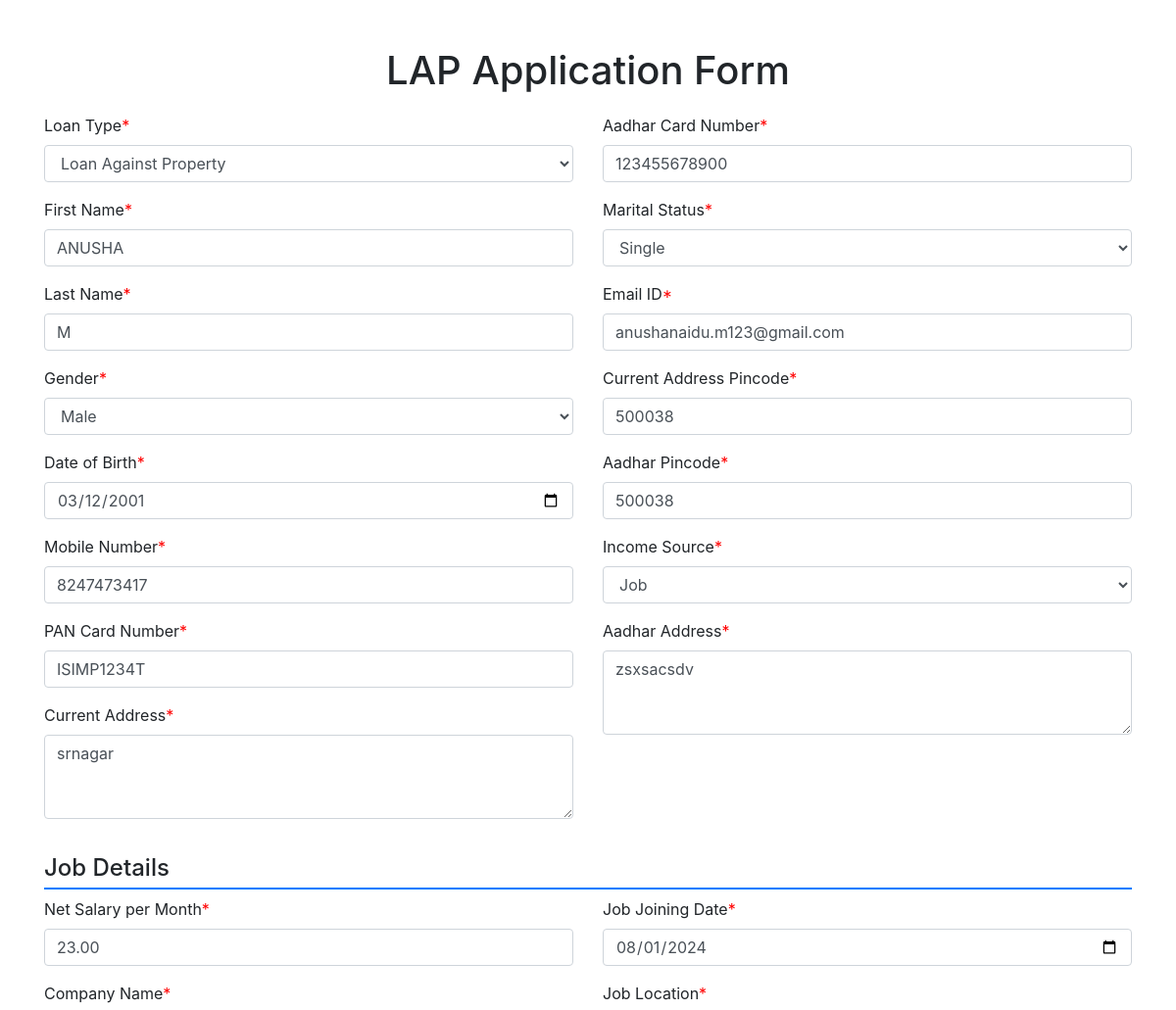
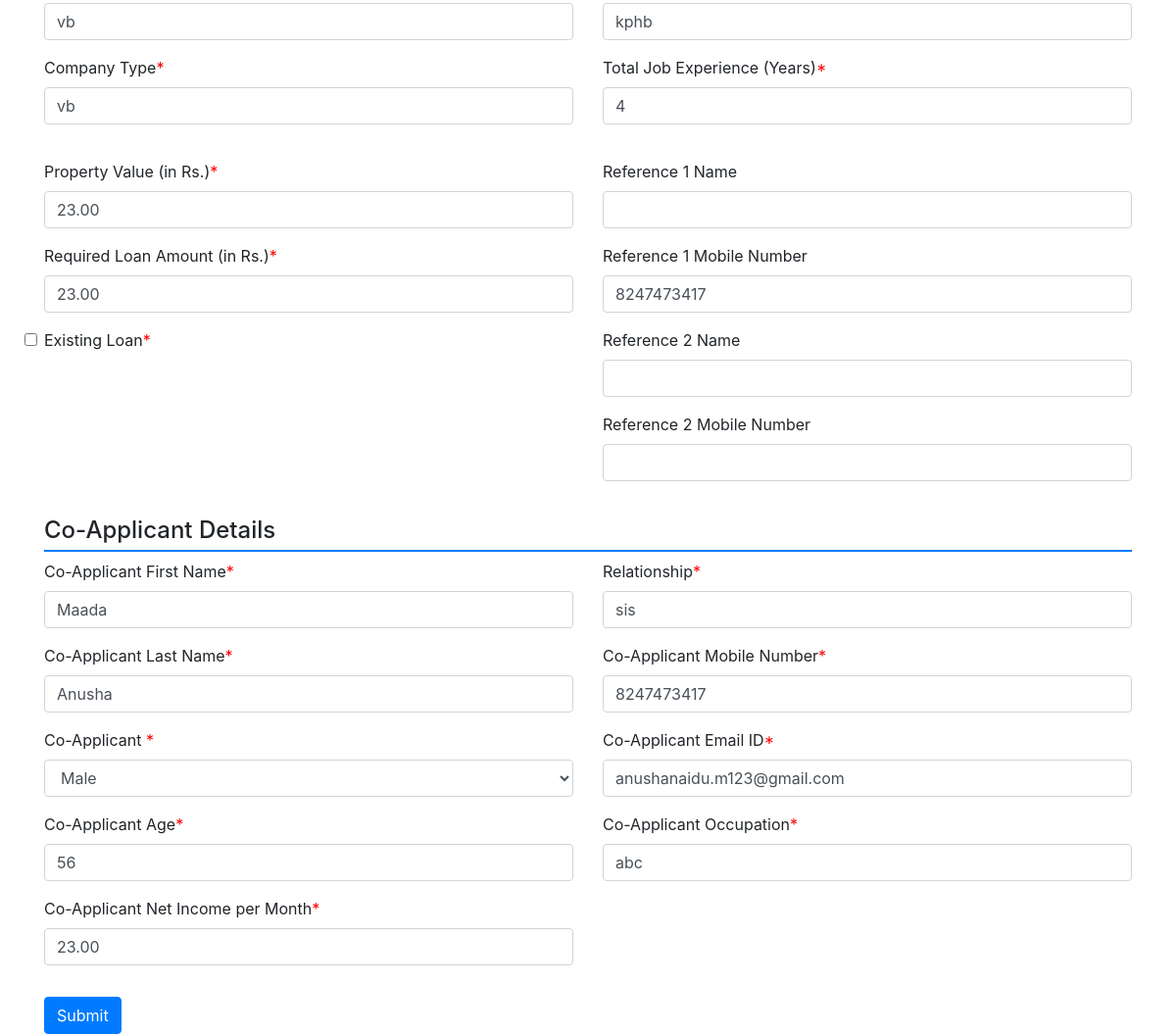
The page /lapapply/1/update/ on the database its author committed (2 pictures, top to bottom).
### anusha/models.py (models this page shows, shortened)
class LoanApplication(models.Model):
    LOAN_TYPE_CHOICES = [
        ('LAP', 'Loan Against Property'),
        ('LAPBT', 'Loan Against Property with Business Tenure'),
    ]
    INCOME_SOURCE_CHOICES = [
        ('JOB', 'Job'),
        ('BUSINESS', 'Business'),
    ]
    loan_type = models.CharField(max_length=10, choices=LOAN_TYPE_CHOICES)
    first_name = models.CharField(max_length=50,validators=[validate_only_letters])
    last_name = models.CharField(max_length=50,validators=[validate_only_letters])
    gender = models.CharField(max_length=10, choices=[('Male', 'Male'), ('Female', 'Female')])
    date_of_birth = models.DateField(validators=[validate_date])
    mobile_number = models.CharField(max_length=10, validators=[validate_mobile_number])
    pan_card_number = models.CharField(max_length=10, validators=[validate_pan])
    aadhar_card_number = models.CharField(max_length=12, validators=[validate_aadhar_number])
    marital_status = models.CharField(max_length=10, choices=[('Single', 'Single'), ('Married', 'Married'), ('Divorced', 'Divorced')])
    email_id = models.EmailField(validators=[EmailValidator()])
    current_address = models.TextField()
    current_address_pincode = models.CharField(max_length=6, validators=[validate_pincode])
    aadhar_address = models.TextField()
    aadhar_pincode = models.CharField(max_length=6, validators=[validate_pincode])
    income_source = models.CharField(max_length=10, choices=INCOME_SOURCE_CHOICES)
    net_salary_per_month = models.DecimalField(max_digits=10, decimal_places=2, null=True, blank=True,validators=[validate_amount])
    company_name = models.CharField(max_length=100, null=True, blank=True,validators=[validate_only_letters])
    company_type = models.CharField(max_length=50, null=True, blank=True,validators=[validate_only_letters])
    job_joining_date = models.DateField(null=True, blank=True,validators=[validate_date])
    job_location = models.CharField(max_length=100, null=True, blank=True)
    total_job_experience = models.IntegerField(null=True, blank=True)
    net_income_per_month = models.DecimalField(max_digits=10, decimal_places=2, null=True, blank=True,validators=[validate_amount])
    business_name = models.CharField(max_length=100, null=True, blank=True,validators=[validate_only_letters])
    business_type = models.CharField(max_length=50, null=True, blank=True,validators=[validate_only_letters])
    business_establishment_date = models.DateField(null=True, blank=True,validators=[validate_date])
    gst_certificate = models.BooleanField(default=False, verbose_name="GST Certificate?")
    gst_number = models.CharField(max_length=15, blank=True, null=True, verbose_name="GST Number",validators=[validate_gst_number])
    nature_of_business = models.TextField(null=True, blank=True,validators=[validate_only_letters])
    turnover_in_lakhs_per_year = models.DecimalField(max_digits=10, decimal_places=2, null=True, blank=True,validators=[validate_amount])
    property_value = models.DecimalField(max_digits=10, decimal_places=2,validators=[validate_amount])
    required_loan_amount = models.DecimalField(max_digits=15, decimal_places=2,validators=[validate_amount])
    existing_loan = models.BooleanField(default=False)
    existing_loan_details = models.CharField(max_length=100, null=True, blank=True)
    ref1_name = models.CharField(max_length=100,null=True,blank=True)
    ref1_mobile = models.CharField(max_length=10,null=True,blank=True, validators=[validate_mobile_number])
    ref2_name = models.CharField(max_length=100,null=True,blank=True,validators=[validate_only_letters])
    ref2_mobile = models.CharField(max_length=10,null=True,blank=True, validators=[validate_mobile_number])
    remarks = models.TextField(null=True, blank=True)
    co_applicant_first_name = models.CharField(max_length=50, null=False, blank=False,validators=[validate_only_letters],default="a")
    co_applicant_last_name = models.CharField(max_length=50, null=True, blank=True,validators=[validate_only_letters])
    co_applicant_gender = models.CharField(max_length=10, choices=[('Male', 'Male'), ('Female', 'Female')])
    co_applicant_age = models.IntegerField(null=True, blank=True,validators=[validate_age])
    co_applicant_relationship = models.CharField(max_length=50, null=True, blank=True,validators=[validate_only_letters])
    co_applicant_mobile_number = models.CharField(max_length=15, null=True, blank=True, validators=[validate_mobile_number])
    co_applicant_email_id = models.EmailField(null=False, blank=False, validators=[EmailValidator()],default="a")
    co_applicant_occupation = models.CharField(max_length=50, null=False, blank=False,validators=[validate_only_letters],default="a")
    co_applicant_net_income_per_month = models.DecimalField(max_digits=10, decimal_places=2, null=True, blank=True,validators=[validate_amount])
    random_number = models.CharField(max_length=20, unique=True, blank=True, null=True)

### anusha/views.py (the view)
# urls.py: path('lapapply/<int:pk>/update/', views.update_lap, name='update_lap'),
def update_lap(request, pk):
    customer_profile = get_object_or_404(LoanApplication, pk=pk)
    if request.method == 'POST':
        form = LoanApplicationForm(request.POST, instance=customer_profile)
        if form.is_valid():
            form.save()
            return redirect('update_doc', instance_id=customer_profile.id)
    else:
        form = LoanApplicationForm(instance=customer_profile)
    return render(request, 'customer/LAPform.html', {'form': form})

### anusha/templates/customer/LAPform.html (shortened to what this page needs)
<!DOCTYPE html>
{% load static %}
<html lang="en">
<head>
    <link href="https://stackpath.bootstrapcdn.com/bootstrap/4.5.2/css/bootstrap.min.css" rel="stylesheet">
</head>
<body>
<div class="container">
    <h1 class="mt-5 text-center">LAP Application Form</h1>
    <form method="post" class="needs-validation" novalidate>
        <div class="form-section">
            <div class="row">
                <div class="col-md-6">
                    <div class="form-group">
                        <label for="id_loan_type">Loan Type<span class='ast'>*</span></label>
                        {{ form.loan_type }}
                    </div>
                    <div class="form-group">
                        <label for="id_first_name">First Name<span class='ast'>*</span></label>
                        {{ form.first_name }}
                    </div>
                    <div class="form-group">
                        <label for="id_last_name">Last Name<span class='ast'>*</span></label>
                        {{ form.last_name }}
                    </div>
                    <div class="form-group">
                        <label for="id_gender">Gender<span class='ast'>*</span></label>
                        {{ form.gender }}
                    </div>
                    <div class="form-group">
                        <label for="id_date_of_birth">Date of Birth<span class='ast'>*</span></label>
                        {{ form.date_of_birth }}
                    </div>
                    <div class="form-group">
                        <label for="id_mobile_number">Mobile Number<span class='ast'>*</span></label>
                        {{ form.mobile_number }}
                    </div>
                    <div class="form-group">
                        <label for="id_pan_card_number">PAN Card Number<span class='ast'>*</span></label>
                        {{ form.pan_card_number }}
                    </div>
                    <div class="form-group">
                        <label for="id_current_address">Current Address<span class='ast'>*</span></label>
                        {{ form.current_address }}
                    </div>
                </div>
                <div class="col-md-6">
                    <div class="form-group">
                        <label for="id_aadhar_card_number">Aadhar Card Number<span class='ast'>*</span></label>
                        {{ form.aadhar_card_number }}
                    </div>
                    <div class="form-group">
                        <label for="id_marital_status">Marital Status<span class='ast'>*</span></label>
                        {{ form.marital_status }}
                    </div>
                    <div class="form-group">
                        <label for="id_email_id">Email ID<span class='ast'>*</span></label>
                        {{ form.email_id }}
                    </div>
                    <div class="form-group">
                        <label for="id_current_address_pincode">Current Address Pincode<span class='ast'>*</span></label>
                        {{ form.current_address_pincode }}
                    </div>
                    <div class="form-group">
                        <label for="id_aadhar_pincode">Aadhar Pincode<span class='ast'>*</span></label>
                        {{ form.aadhar_pincode }}
                    </div>
                    <div class="form-group">
                        <label for="id_income_source">Income Source<span class='ast'>*</span></label>
                        {{ form.income_source }}
                    </div>
                    <div class="form-group">
                        <label for="id_aadhar_address">Aadhar Address<span class='ast'>*</span></label>
                        {{ form.aadhar_address }}
                    </div>
                </div>
            </div>
        </div>
        <div class="form-section">
            <div id="job-fields">
                <h4>Job Details</h4>
                <div class="row">
                    <div class="col-md-6">
                        <div class="form-group">
                            <label for="id_net_salary_per_month">Net Salary per Month<span class='ast'>*</span></label>
                            {{ form.net_salary_per_month }}
                        </div>
                        <div class="form-group">
                            <label for="id_company_name">Company Name<span class='ast'>*</span></label>
                            {{ form.company_name }}
                        </div>
                        <div class="form-group">
                            <label for="id_company_type">Company Type<span class='ast'>*</span></label>
                            {{ form.company_type }}
                        </div>
                    </div>
                    <div class="col-md-6">
                        <div class="form-group">
                            <label for="id_job_joining_date">Job Joining Date<span class='ast'>*</span></label>
                            {{ form.job_joining_date }}
                        </div>
                        <div class="form-group">
                            <label for="id_job_location">Job Location<span class='ast'>*</span></label>
                            {{ form.job_location }}
                        </div>
                        <div class="form-group">
                            <label for="id_total_job_experience">Total Job Experience (Years)<span class='ast'>*</span></label>
                            {{ form.total_job_experience }}
                        </div>
                    </div>
                </div>
            </div>
        </div>
        <div class="form-section">
            <div class="row">
                <div class="col-md-6">
                    <div class="form-group">
                        <label for="id_property_value">Property Value (in Rs.)<span class='ast'>*</span></label>
                        {{ form.property_value }}
                    </div>
                    <div class="form-group">
                        <label for="id_required_loan_amount">Required Loan Amount (in Rs.)<span class='ast'>*</span></label>
                        {{ form.required_loan_amount }}
                    </div>
                    <div class="form-group">
                        {{ form.existing_loan }}
                        <label for="id_existing_loan">Existing Loan<span class='ast'>*</span></label>
                    </div>
                </div>
                <div class="col-md-6">
                    <div class="form-group">
                        <label for="id_ref1_name">Reference 1 Name</label>
                        {{ form.ref1_name }}
                    </div>
                    <div class="form-group">
                        <label for="id_ref1_mobile">Reference 1 Mobile Number</label>
                        {{ form.ref1_mobile }}
                    </div>
                    <div class="form-group">
                        <label for="id_ref2_name">Reference 2 Name</label>
                        {{ form.ref2_name }}
                    </div>
                    <div class="form-group">
                        <label for="id_ref2_mobile">Reference 2 Mobile Number</label>
                        {{ form.ref2_mobile }}
                    </div>
                </div>
            </div>
        </div>
        <div class="form-section">
            <h4>Co-Applicant Details</h4>
            <div class="row">
                <div class="col-md-6">
                    <div class="form-group">
                        <label for="id_co_applicant_first_name">Co-Applicant First Name<span class='ast'>*</span></label>
                        {{ form.co_applicant_first_name }}
                    </div>
                    <div class="form-group">
                        <label for="id_co_applicant_last_name">Co-Applicant Last Name<span class='ast'>*</span></label>
                        {{ form.co_applicant_last_name }}
                    </div>
                    <div class="form-group">
                        <label for="id_co_applicant_gender">Co-Applicant <span class='ast'>*</span></label>
                        {{ form.co_applicant_gender }}
                    </div>
                    <div class="form-group">
                        <label for="id_co_applicant_age">Co-Applicant Age<span class='ast'>*</span></label>
                        {{ form.co_applicant_age }}
                    </div>
                </div>
                <div class="col-md-6">
                    <div class="form-group">
                        <label for="id_co_applicant_relationship">Relationship<span class='ast'>*</span></label>
                        {{ form.co_applicant_relationship }}
                    </div>
                    <div class="form-group">
                        <label for="id_co_applicant_mobile_number">Co-Applicant Mobile Number<span class='ast'>*</span></label>
                        {{ form.co_applicant_mobile_number }}
                    </div>
                    <div class="form-group">
                        <label for="id_co_applicant_email_id">Co-Applicant Email ID<span class='ast'>*</span></label>
                        {{ form.co_applicant_email_id }}
                    </div>
                    <div class="form-group">
                        <label for="id_co_applicant_occupation">Co-Applicant Occupation<span class='ast'>*</span></label>
                        {{ form.co_applicant_occupation }}
                    </div>
                </div>
            </div>
            <div class="row">
                <div class="col-md-6">
                    <div class="form-group">
                        <label for="id_co_applicant_net_income_per_month">Co-Applicant Net Income per Month<span class='ast'>*</span></label>
                        {{ form.co_applicant_net_income_per_month }}
                    </div>
                </div>
            </div>
        </div>
        <button type="submit" class="btn btn-primary mt-3">Submit</button>
    </form>
</div>
</body>
</html>

### anusha/templates/customer/LAPform.html (style rules this page uses)
.form-section { margin-top: 20px; }
.form-section h4 { border-bottom: 2px solid #007bff; padding-bottom: 5px; }
label .ast { color: red; }

### rows shown on the page
LoanApplication: loan_type "Loan Against Property", first_name "ANUSHA", last_name "M", gender "Male", date_of_birth "03/12/2001", mobile_number "8247473417", pan_card_number "ISIMP1234T", current_address "srnagar", aadhar_card_number "123455678900", marital_status "Single", email_id "anushanaidu.m123@gmail.com", current_address_pincode "500038", aadhar_pincode "500038", income_source "Job", aadhar_address "zsxsacsdv", net_salary_per_month "23.00", company_name "vb", company_type "vb", job_joining_date "08/01/2024", job_location "kphb", total_job_experience "4", property_value "23.00", required_loan_amount "23.00", ref1_mobile "8247473417", co_applicant_first_name "Maada", co_applicant_last_name "Anusha", co_applicant_gender "Male", co_applicant_age "56", co_applicant_relationship "sis", co_applicant_mobile_number "8247473417", co_applicant_email_id "anushanaidu.m123@gmail.com", co_applicant_occupation "abc", co_applicant_net_income_per_month "23.00"
